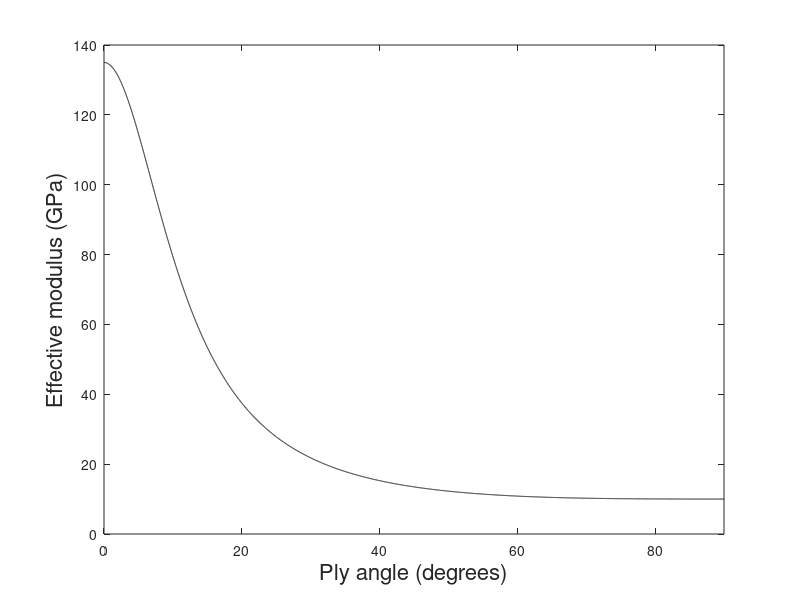

Write MATLAB code to recreate this figure.
clear all %#ok<CLALL>
clc

%% Material properties
E1 = 135e9;     % Pa
E2 = 10e9;      % Pa
G12 = 5.2e9;    % Pa
Volf = 0.59;    % Fiber volume fraction

Nu12 = 0.22; % Estimation from composite book
Nu21 = (Nu12 * E2)/E1;

% Pli angle
Theta = 0 : 0.01 : 90;

% Pli matrix Q (Doesn't change)
Q = [E1/(1-Nu12*Nu21)           (Nu21*E1)/(1-Nu12*Nu21) 0;
     (Nu12*E2)/(1-Nu12*Nu21)    E2/(1-Nu12*Nu21)        0;
     0                          0                       G12];

%% Loop through all angles
for i = 1 : length(Theta)
       
    % Tensor matrix (rotation)
    T = [(cosd(Theta(i)))^2                 (sind(Theta(i)))^2                  2*(sind(Theta(i)))*(cosd(Theta(i)));
         (sind(Theta(i)))^2                 (cosd(Theta(i)))^2                  -2*(sind(Theta(i)))*(cosd(Theta(i)));
         -(cosd(Theta(i)))*(sind(Theta(i))) (cosd(Theta(i)))*(sind(Theta(i)))   ((cosd(Theta(i)))^2)-((sind(Theta(i)))^2)];  
     
    % S in function of main axis
    L = eye(3).*[1, 1, 2];
    R = eye(3).*[1, 1, 0.5];
    Qbar = inv(T) * Q * L * T * R; %#ok<MINV>
    Sbar = inv(Qbar);
    
    % Modulus in principal coordinate
    Ex(i) = 1/Sbar(1,1);        %#ok<SAGROW>
    Ex_GPa(i) = Ex(i) / 1e9;    %#ok<SAGROW>
end

%% plot graph
figure(1)

plot(Theta, Ex_GPa, 'k')
axis([0 90 0 140])
xlabel('Ply angle (degrees)','FontSize',16)
ylabel('Effective modulus (GPa)','FontSize',16)
% 
% % Vertical line position
% N = E1*0.10;
% Pos = Theta(find(Ex > N, 1, 'last' ));
% line = xline(Pos,'--r');
% 
% % write excel data
% Output = [Ex_GPa; Theta]';
% filename = 'ModuleVSAngle.xlsx';
% writematrix(Output,filename)



